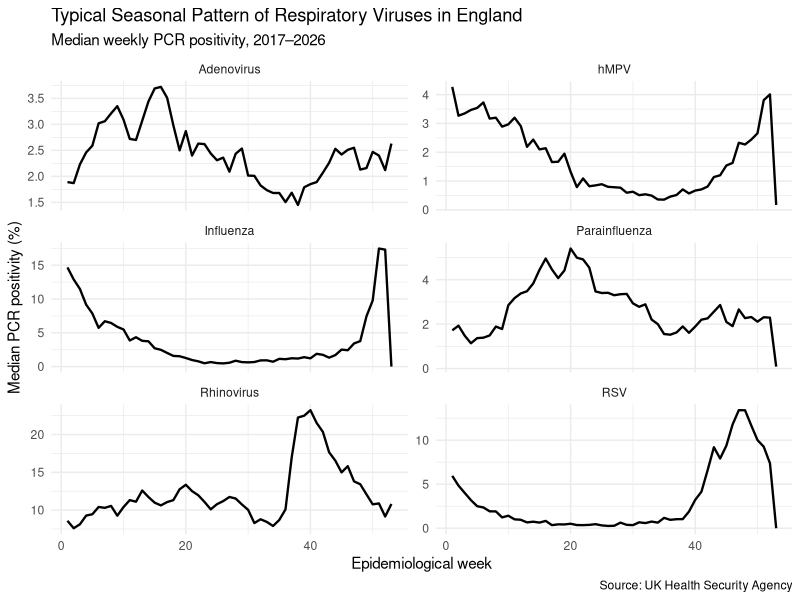
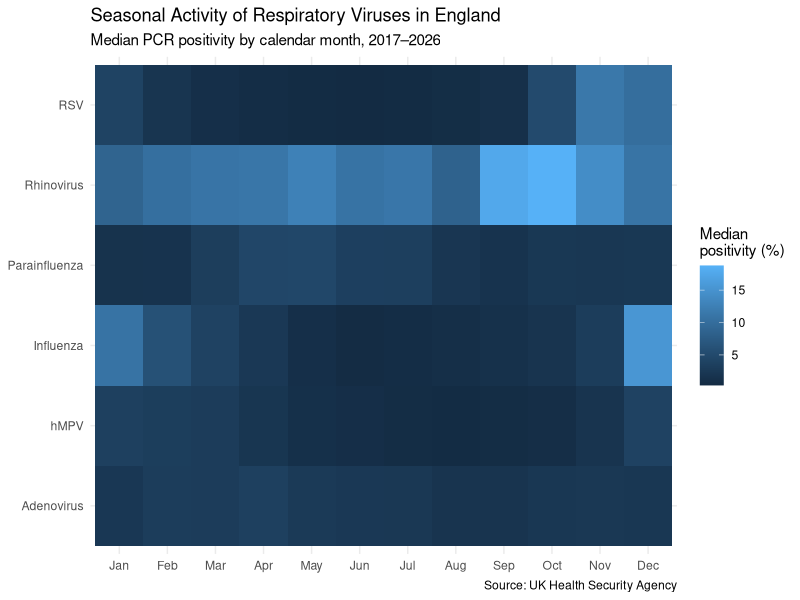
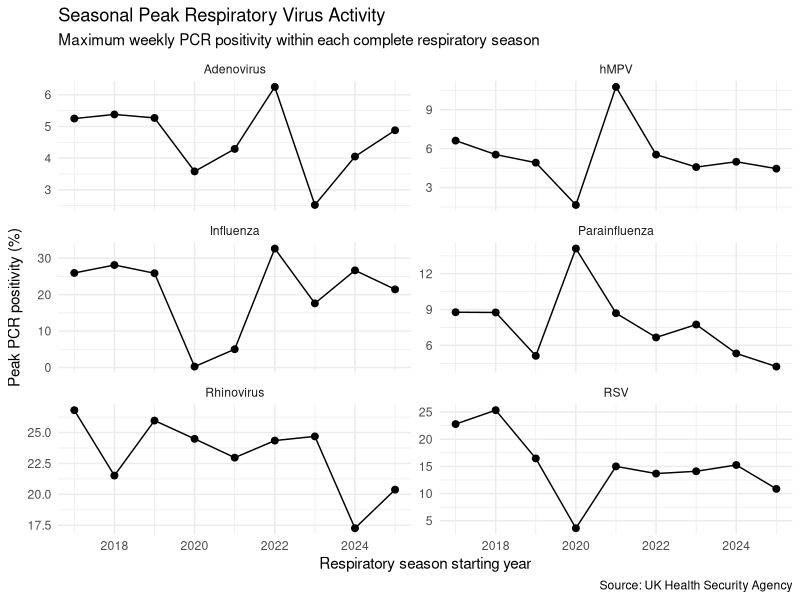
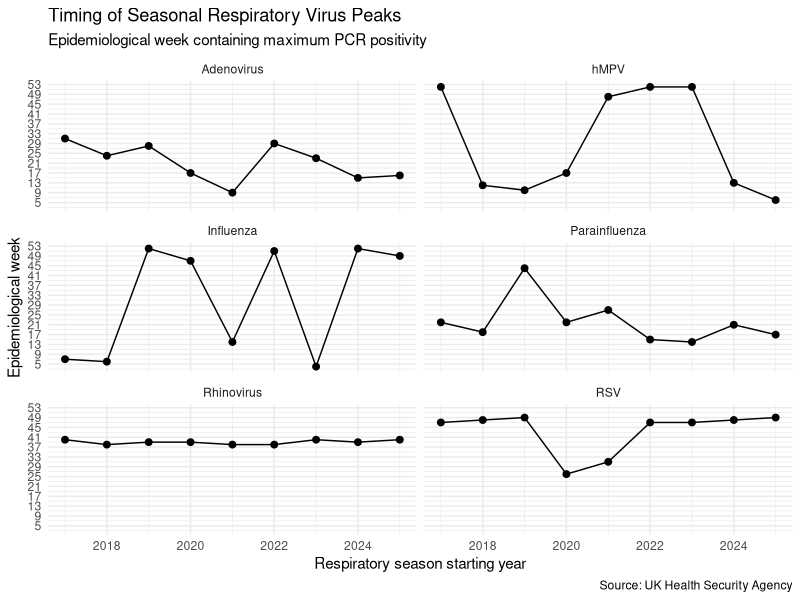
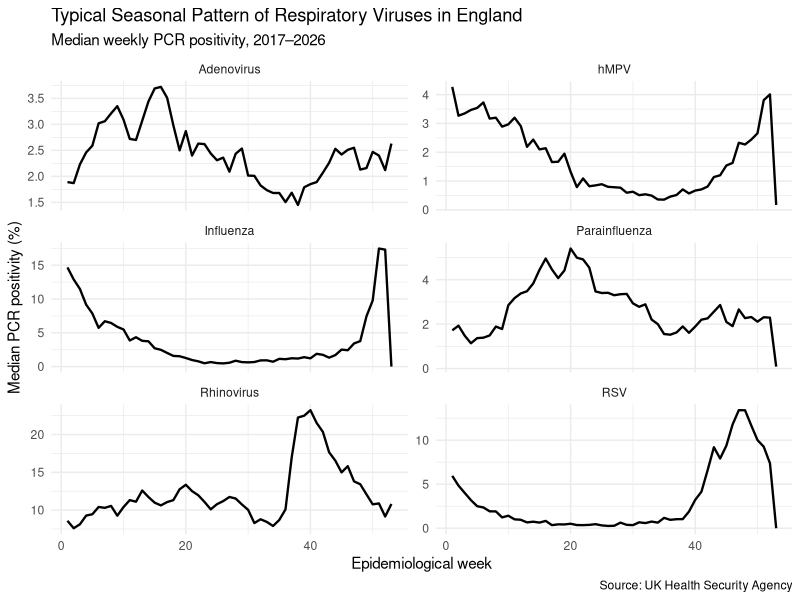
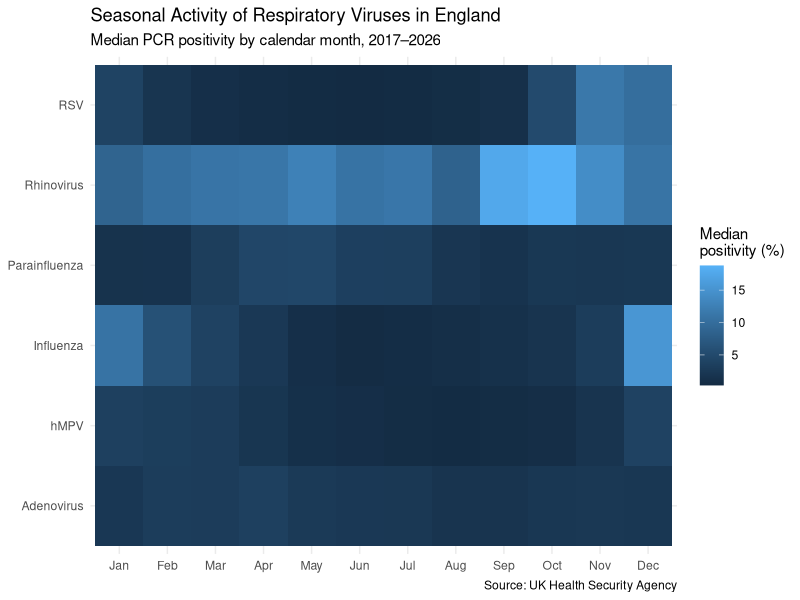
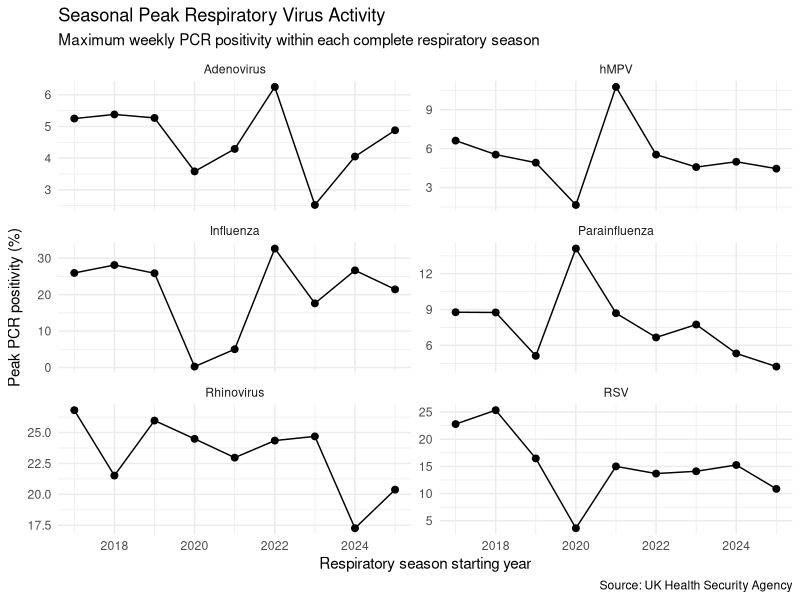
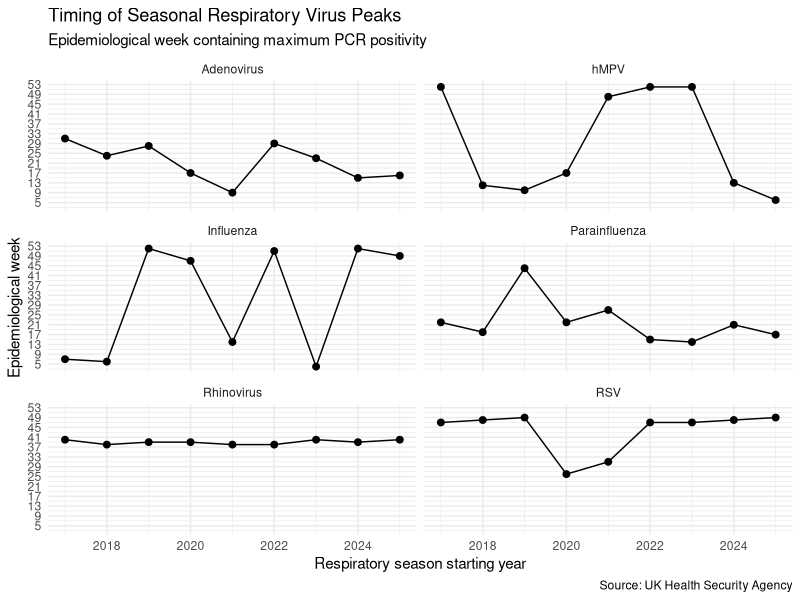

Write R code to recreate these figures, in order.
# UKHSA Respiratory Virus Surveillance
# Script 03: Descriptive surveillance and seasonality


# 1. PACKAGES

library(dplyr)
library(tidyr)
library(readr)
library(ggplot2)
library(lubridate)


# 2. IMPORT CLEAN DATA

respiratory <- read_csv(
  "data/processed/respiratory_surveillance_long.csv",
  show_col_types = FALSE
)

glimpse(respiratory)


# 3. CREATE TIME VARIABLES

# Respiratory seasons run from July to June.
# For example:
# July 2024 to June 2025 = 2024/25 season.

respiratory <- respiratory |>
  mutate(
    month = month(date),
    
    month_name = month(
      date,
      label = TRUE,
      abbr = TRUE
    ),
    
    calendar_year = year(date),
    
    season_start_year = if_else(
      month >= 7,
      calendar_year,
      calendar_year - 1
    ),
    
    season = paste0(
      season_start_year,
      "/",
      substr(
        season_start_year + 1,
        3,
        4
      )
    )
  )


# 4. CHECK RESPIRATORY SEASONS

respiratory |>
  distinct(season) |>
  arrange(season) |>
  print(n = Inf)


# 5. OVERALL SUMMARY BY VIRUS

virus_summary <- respiratory |>
  group_by(disease) |>
  summarise(
    observations = n(),
    
    mean_positivity = mean(
      positivity,
      na.rm = TRUE
    ),
    
    median_positivity = median(
      positivity,
      na.rm = TRUE
    ),
    
    sd_positivity = sd(
      positivity,
      na.rm = TRUE
    ),
    
    minimum = min(
      positivity,
      na.rm = TRUE
    ),
    
    maximum = max(
      positivity,
      na.rm = TRUE
    ),
    
    .groups = "drop"
  )

print(virus_summary)


# 6. CALCULATE TYPICAL WEEKLY SEASONALITY

weekly_seasonality <- respiratory |>
  group_by(
    disease,
    epiweek
  ) |>
  summarise(
    mean_positivity = mean(
      positivity,
      na.rm = TRUE
    ),
    
    median_positivity = median(
      positivity,
      na.rm = TRUE
    ),
    
    .groups = "drop"
  )


# 7. PLOT TYPICAL SEASONAL PATTERN

seasonality_plot <- ggplot(
  weekly_seasonality,
  aes(
    x = epiweek,
    y = median_positivity
  )
) +
  geom_line(
    linewidth = 0.8
  ) +
  facet_wrap(
    ~ disease,
    scales = "free_y",
    ncol = 2
  ) +
  labs(
    title = "Typical Seasonal Pattern of Respiratory Viruses in England",
    subtitle = "Median weekly PCR positivity, 2017–2026",
    x = "Epidemiological week",
    y = "Median PCR positivity (%)",
    caption = "Source: UK Health Security Agency"
  ) +
  theme_minimal()

seasonality_plot


# 8. CALCULATE MONTHLY SEASONALITY

monthly_seasonality <- respiratory |>
  group_by(
    disease,
    month,
    month_name
  ) |>
  summarise(
    median_positivity = median(
      positivity,
      na.rm = TRUE
    ),
    
    .groups = "drop"
  )


# 9. CREATE SEASONAL HEATMAP

heatmap_plot <- ggplot(
  monthly_seasonality,
  aes(
    x = month_name,
    y = disease,
    fill = median_positivity
  )
) +
  geom_tile() +
  labs(
    title = "Seasonal Activity of Respiratory Viruses in England",
    subtitle = "Median PCR positivity by calendar month, 2017–2026",
    x = NULL,
    y = NULL,
    fill = "Median\npositivity (%)",
    caption = "Source: UK Health Security Agency"
  ) +
  theme_minimal()

heatmap_plot


# 10. IDENTIFY PEAK WEEK FOR EACH RESPIRATORY SEASON

seasonal_peaks <- respiratory |>
  group_by(
    disease,
    season,
    season_start_year
  ) |>
  slice_max(
    order_by = positivity,
    n = 1,
    with_ties = FALSE
  ) |>
  ungroup() |>
  select(
    disease,
    season,
    season_start_year,
    peak_date = date,
    peak_epiweek = epiweek,
    peak_positivity = positivity
  ) |>
  arrange(
    disease,
    season_start_year
  )

print(
  seasonal_peaks,
  n = Inf
)


# 11. CHECK HOW MANY WEEKS ARE AVAILABLE PER SEASON

season_completeness <- respiratory |>
  group_by(
    disease,
    season,
    season_start_year
  ) |>
  summarise(
    weeks_observed = n(),
    .groups = "drop"
  )

print(
  season_completeness,
  n = Inf
)


# 12. KEEP COMPLETE RESPIRATORY SEASONS

# A complete respiratory season should contain approximately
# 52 weeks.
#
# We use >= 50 weeks to allow for calendar variation.

complete_seasons <- season_completeness |>
  filter(
    weeks_observed >= 50
  ) |>
  select(
    disease,
    season
  )

seasonal_peaks_complete <- seasonal_peaks |>
  inner_join(
    complete_seasons,
    by = c(
      "disease",
      "season"
    )
  )


# 13. SUMMARISE SEASONAL PEAKS

peak_summary <- seasonal_peaks_complete |>
  group_by(disease) |>
  summarise(
    seasons_analysed = n(),
    
    median_peak_positivity = median(
      peak_positivity,
      na.rm = TRUE
    ),
    
    maximum_peak_positivity = max(
      peak_positivity,
      na.rm = TRUE
    ),
    
    .groups = "drop"
  )

print(peak_summary)


# 14. PLOT PEAK MAGNITUDE BY SEASON

peak_magnitude_plot <- ggplot(
  seasonal_peaks_complete,
  aes(
    x = season_start_year,
    y = peak_positivity
  )
) +
  geom_line() +
  geom_point(
    size = 2
  ) +
  facet_wrap(
    ~ disease,
    scales = "free_y",
    ncol = 2
  ) +
  labs(
    title = "Seasonal Peak Respiratory Virus Activity",
    subtitle = "Maximum weekly PCR positivity within each complete respiratory season",
    x = "Respiratory season starting year",
    y = "Peak PCR positivity (%)",
    caption = "Source: UK Health Security Agency"
  ) +
  theme_minimal()

peak_magnitude_plot


# 15. PLOT TIMING OF SEASONAL PEAKS

peak_timing_plot <- ggplot(
  seasonal_peaks_complete,
  aes(
    x = season_start_year,
    y = peak_epiweek
  )
) +
  geom_line() +
  geom_point(
    size = 2
  ) +
  facet_wrap(
    ~ disease,
    ncol = 2
  ) +
  scale_y_continuous(
    breaks = seq(
      1,
      53,
      by = 4
    )
  ) +
  labs(
    title = "Timing of Seasonal Respiratory Virus Peaks",
    subtitle = "Epidemiological week containing maximum PCR positivity",
    x = "Respiratory season starting year",
    y = "Epidemiological week",
    caption = "Source: UK Health Security Agency"
  ) +
  theme_minimal()

peak_timing_plot


# 16. CREATE OUTPUT FOLDERS

dir.create(
  "outputs/figures",
  recursive = TRUE,
  showWarnings = FALSE
)

dir.create(
  "outputs/tables",
  recursive = TRUE,
  showWarnings = FALSE
)


# 17. SAVE FIGURES

ggsave(
  "outputs/figures/typical_seasonality.png",
  seasonality_plot,
  width = 12,
  height = 9,
  dpi = 300
)

ggsave(
  "outputs/figures/seasonal_heatmap.png",
  heatmap_plot,
  width = 11,
  height = 6,
  dpi = 300
)

ggsave(
  "outputs/figures/seasonal_peak_magnitude.png",
  peak_magnitude_plot,
  width = 12,
  height = 9,
  dpi = 300
)

ggsave(
  "outputs/figures/seasonal_peak_timing.png",
  peak_timing_plot,
  width = 12,
  height = 9,
  dpi = 300
)


# 18. SAVE TABLES

write_csv(
  virus_summary,
  "outputs/tables/virus_summary.csv"
)

write_csv(
  weekly_seasonality,
  "outputs/tables/weekly_seasonality.csv"
)

write_csv(
  seasonal_peaks,
  "outputs/tables/seasonal_peaks.csv"
)

write_csv(
  peak_summary,
  "outputs/tables/peak_summary.csv"
)


# 19. ANALYSIS SUMMARY

cat(
  "\n========================================\n"
)

cat(
  "DESCRIPTIVE SURVEILLANCE ANALYSIS COMPLETE\n"
)

cat(
  "========================================\n"
)

cat(
  "Viruses analysed:",
  n_distinct(respiratory$disease),
  "\n"
)

cat(
  "Weekly observations:",
  nrow(respiratory),
  "\n"
)

cat(
  "Respiratory seasons:",
  n_distinct(respiratory$season),
  "\n"
)

cat(
  "Complete virus-seasons:",
  nrow(seasonal_peaks_complete),
  "\n"
)

cat(
  "========================================\n"
)


# END
